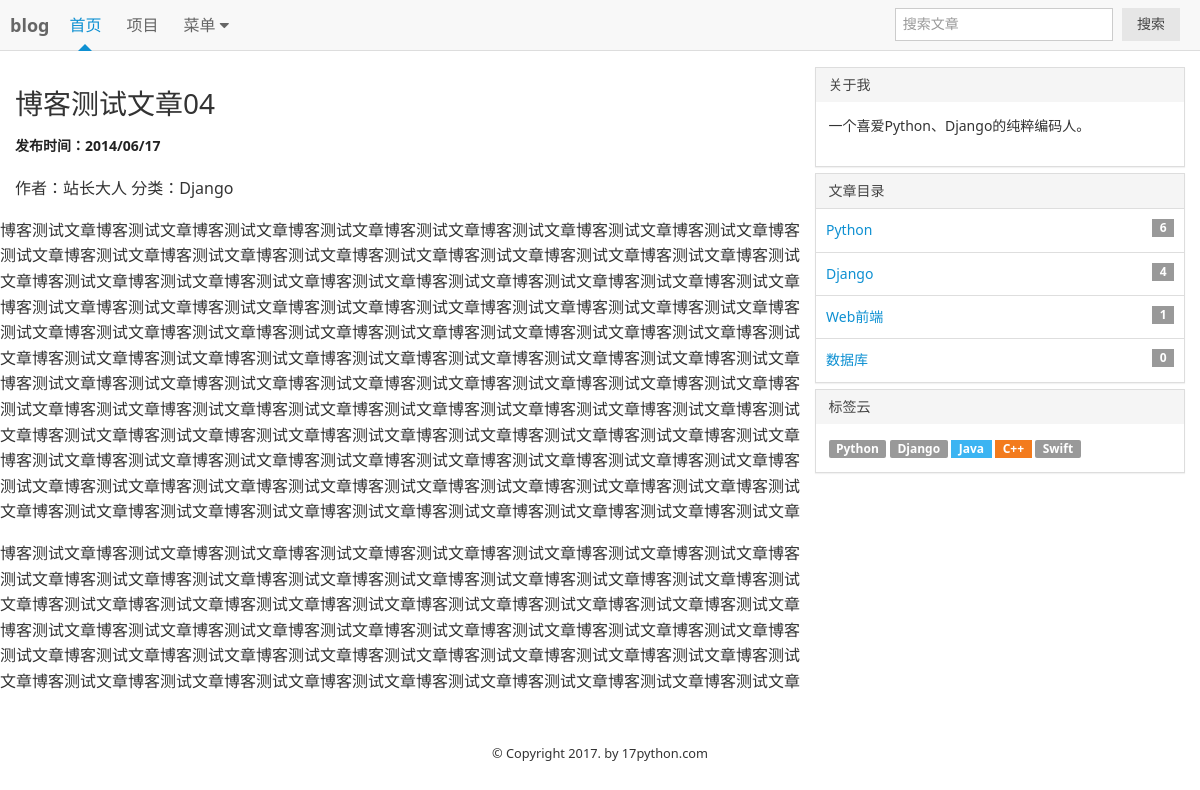
The app's page /blog/4 with its own data.
### myblog/models.py (models this page shows, shortened)
class Article(models.Model):
    title = models.CharField(max_length=50, verbose_name = '文章标题', default = '')#创建标题
    article_synopsis = models.TextField(verbose_name=u'日志简介', default='')
    content = models.TextField(verbose_name = '博客正文', default = '')
    category = models.ForeignKey(Category, verbose_name = '所属分类', default = '')
    tag = models.CharField(max_length=50, verbose_name=u'日志标签', default='')
    user = models.ForeignKey(settings.AUTH_USER_MODEL, verbose_name='文章作者', null=True, blank=True)
    create_time = models.DateTimeField(verbose_name='文章创建时间', auto_now_add=True,)
    update_time= models.DateTimeField(verbose_name=u'更新时间',  auto_now=True)
    class Meta:
        verbose_name = u'博客文章'
        verbose_name_plural = verbose_name

class UserProfile(AbstractUser):
    nick_name = models.CharField(max_length=24, verbose_name='用户昵称', default='')
    gender = models.CharField(max_length=10, choices=(('1','男'),('0','女')), default='1', verbose_name='用户性别')
    birday = models.DateField(verbose_name='用户生日',null=True, blank = True)
    mobile = models.CharField(max_length=11, null=True, blank=True,verbose_name='电话号码')
    address = models.CharField(max_length=200, verbose_name="用户地址", default='')
    detail = models.CharField(max_length=200, verbose_name="个人简介", default='')
    class Meta(AbstractUser.Meta):
        verbose_name=u'用户表'
        verbose_name_plural = verbose_name

class Category(models.Model):
    title = models.CharField(max_length=20, verbose_name = '分类名称', default = '')
    daitail = models.CharField(max_length=100, verbose_name='分类介绍', default='')
    icon = models.CharField(max_length=100, verbose_name='分类图标', default='')
    sort_id = models.IntegerField(verbose_name='分类排序', default=99)
    class Meta:
        verbose_name = u'博客分类'
        verbose_name_plural = verbose_name
    def __str__(self):
        return self.title

### myblog/views.py (the view)
# urls.py: 2. Add a URL to urlpatterns:  url(r'^blog/', include('blog.urls'))
def blog(request,id):
    article = Article.objects.get(pk=id)#博文数据
    return render(request, 'blog.html', {'article':article,})

### myblog/blog_context.py (called while the page is built)
def blog_info(request):
    userinfo = UserProfile.objects.get(pk=1)#站长资料
    siteinfo = Siteinfo.objects.get(pk=1)#blog相关资料
    categorts = Category.objects.all().order_by('sort_id')#根据排序获取所有分类
    l = Article.objects.values("tag")#获得所有文章的标签
    tags = []#所有标签数据
    for k in l :
        tlist = k["tag"].split(' ')
        for item in tlist:
            if item not in tags:
                tags.append(item)#加入list
    shuffle(tags)#重新洗牌，随机显示
    print(tags)
    tagcss =['am-radius','am-badge-primary','am-badge-secondary','am-badge-success','am-badge-warning','am-badge-danger']
    return {'userinfo':userinfo, 'siteinfo':siteinfo, 'categorts':categorts, 'tags':tags, 'tagcss':tagcss}

### myblog/templatetags/mytags.py (called while the page is built)
@register.filter
def toMarkdown(str):
    return markdown(str)

@register.filter
def cat_count(cat_id):
    return Article.objects.filter(category=cat_id).count()

### myblog/templates/blog.html (shortened to what this page needs)
{% extends 'base.html' %}
{% load mytags %}
{% block article %}
<article class="blog-main">
    <h3 class="am-article-title">
      <a href="#">{{ article.title }}</a>
    </h3>
    <h4 class="am-article-meta blog-meta">发布时间：2014/06/17</h4>
    <p>作者：{{ article.user.nick_name }} 分类：{{ article.category }}</p>
    <div class="am-g blog-content">
      {% autoescape off %}
        {{ article.content|toMarkdown }}
      {% endautoescape %}
    </div>
  </article>
{% endblock article %}

### myblog/templates/base.html (shortened to what this page needs)
{% load mytags %}
<!DOCTYPE html>
<html>
<head lang="en">
  <link rel="stylesheet" href="/static/AmazeUI-2.7.2/assets/css/amazeui.min.css"/>
</head>
<body>
<header class="am-topbar">
  <h1 class="am-topbar-brand">
    <a href="#">blog</a>
  </h1>
  <div class="am-collapse am-topbar-collapse" id="doc-topbar-collapse">
    <ul class="am-nav am-nav-pills am-topbar-nav">
      <li class="am-active"><a href="#">首页</a></li>
      <li><a href="#">项目</a></li>
      <li class="am-dropdown" data-am-dropdown>
        <a class="am-dropdown-toggle" data-am-dropdown-toggle href="javascript:;">
          菜单 <span class="am-icon-caret-down"></span>
        </a>
      </li>
    </ul>
    <form class="am-topbar-form am-topbar-left am-form-inline am-topbar-right"  action="{% url '' %}">
      <div class="am-form-group">
        <input type="text" class="am-form-field am-input-sm" placeholder="搜索文章" name="s">
      </div>
      <button type="submit" class="am-btn am-btn-default am-btn-sm">搜索</button>
    </form>
  </div>
</header>
<div class="am-g am-g-fixed blog-g-fixed">
  <div class="am-u-md-8">
        {% block article %} 文章列表内容 {% endblock article %}
  </div>
  <div class="am-u-md-4 blog-sidebar">
    <div class="am-panel-group">
      <section class="am-panel am-panel-default">
        <div class="am-panel-hd">关于我</div>
        <div class="am-panel-bd">
          <p>{{ userinfo.detail }}</p>
        </div>
      </section>
      <section class="am-panel am-panel-default">
        <div class="am-panel-hd">文章目录</div>
        <ul class="am-list blog-list">
          {% for categort in categorts %}
          <li><a href="#">{{ categort.title }}
           <span class="am-badge am-align-right">{{ categort.id|cat_count  }}</span>
          </a>
          </li>
          {% endfor %}
        </ul>
      </section>
      <section class="am-panel am-panel-default">
        <div class="am-panel-hd">标签云</div>
        <div class="am-panel-bd">
          {% for tag in tags %}
          <a href="{% url '' %}?t={{ tag }}" class="am-badge {{ tagcss | random }}">{{ tag }}</a>
          {% endfor %}
        </div>
      </section>
    </div>
  </div>
</div>
<footer class="blog-footer">
    <small>© Copyright 2017. by 17python.com </small>
</footer>
</body>
</html>

### myblog/templates/base.html (style rules this page uses)
@media only screen and (min-width: 1200px) { .blog-g-fixed { max-width: 1200px; } }
@media only screen and (min-width: 641px) { .blog-sidebar { font-size: 1.4rem; } }
.blog-main { padding: 20px 0; }
.blog-meta { font-size: 14px; margin: 10px 0 20px 0; color: #222; }
.blog-footer { padding: 10px 0; text-align: center; }

### records on screen
Article: title "博客测试文章04", user.nick_name "站长大人", category "Django", content|toMarkdown "博客测试文章博客测试文章博客测试文章博客测试文章博客测试文章博客测试文章博客测试文章博客测试文章博客测试文章博客测试文章博客测试文章博客测试文章博客测试文章博客测试文章博客测试文章博客测试文章博客测试文章博客测试文章博客测试文章博客测试文章博客测试文章博客测试文章博客测试文章博客测试文章博客测试文章博客测试文章博客测试文章博客测试文章博客测试文章博客测试文章博客测试文章博客测试文章博客测试文章博客测试文章博客测试文章博客测试文章博客测试文章博客测试文章博客测试文章博客测试文章博客测试文章博客测试文章博客测试文章博客测试文章博客测试文章博客测试文章博客测试文章博客测试文章博客测试文章博客测试文章博客测试文章博客测试文章博客测试文章博客测试文章博客测试文章博客测试文章博客测试文章博客测试文章博客测试文章博客测试文章博客测试文章博客测试文章博客测试文章博客测试文章博客测试文章博客测试文章博客测试文章博客测试文章博客测试文章博客测试文章博客测试文章博客测试文章博客测试文章博客测试文章博客测试文章博客测试文章博客测试文章博客测试文章博客测试文章博客测试文章博客测试文章博客测试文章博客测试文章博客测试文章博客测试文章博客测试文章博客测试文章博客测试文章博客测试文章博客测试文章博客测试文章博客测试文章博客测试文章博客测试文章博客测试文章博客测试文章博客测试文章博客测试文章博客测试文章博客测试文章…"
UserProfile: detail "一个喜爱Python、Django的纯粹编码人。"
Category: title "Python", id|cat_count "6"
Category: title "Django", id|cat_count "4"
Category: title "Web前端", id|cat_count "1"
Category: title "数据库", id|cat_count "0"

### other values on screen
{{ tag }} "Python" "Django" "Java" "C++" "Swift"
